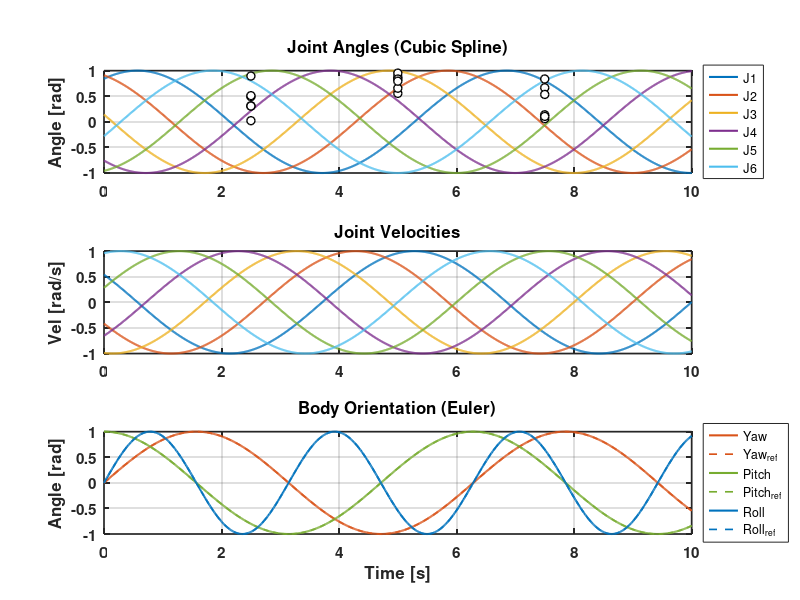

Here is the MATLAB script that generated this plot: (Note: this script raises an error after producing the figure.)
clc; close all; clear;

%% 1. 데이터 로드 (가상 데이터 생성 또는 파일 로드)
% 사용자의 파일이 없으므로, 코드가 작동하도록 임시 데이터를 생성합니다.
% 실제 사용 시에는 아래 'if true' 블록을 제거하고 파일 로드 부분만 남기시면 됩니다.

if exist('q_traj.csv', 'file')
    % 파일이 있을 경우 로드
    q_traj_tbl = readtable('q_traj.csv');
    q_dot_tbl  = readtable('q_dot_traj.csv');
    body_tbl   = readtable('body_orientation.csv');
    if exist('waypoints.csv', 'file')
        wp_tbl = table2array(readtable('waypoints.csv'));
    else
        wp_tbl = rand(1, 18); % 임시
    end
    
    t = q_traj_tbl.t;
    q_mat = q_traj_tbl{:, 2:end};
    qd_mat = q_dot_tbl{:, 2:end};
    
    yaw = body_tbl.yaw; pitch = body_tbl.pitch; roll = body_tbl.roll;
    yaw_tgt = body_tbl.yaw_target; pitch_tgt = body_tbl.pitch_target; roll_tgt = body_tbl.roll_target;
else
    % [테스트용 임시 데이터 생성]
    t = (0:0.01:10)';
    q_mat = sin(t + (1:6)); 
    qd_mat = cos(t + (1:6));
    yaw = sin(t); pitch = cos(t); roll = sin(2*t);
    yaw_tgt = sin(t); pitch_tgt = cos(t); roll_tgt = sin(2*t);
    wp_tbl = rand(1, 18); % 6 joints * 3 waypoints
end

%% 2. 스타일 정의 (논문용 포맷)
% 공통 스타일 변수
line_width_plot = 1.5;    % 데이터 선 두께
line_width_ref  = 1.2;    % 참조/목표값 선 두께
line_width_axis = 1.2;    % 축 선 두께
font_size_title = 14;     % 제목 폰트 크기
font_size_label = 12;     % 축 라벨 폰트 크기
font_size_tick  = 11;     % 눈금 폰트 크기
font_weight     = 'bold'; % 폰트 굵기

% 색상 팔레트 (Joint 6개에 대한 고유 색상 지정)
joint_colors = lines(size(q_mat, 2)); 

%% 3. 그래프 그리기
figure('Position', [100 100 900 800]);

% --- 1) Joint Angles & Waypoints ---
subplot(3,1,1);
hold on;

% (1) 궤적 선 그리기 (루프를 돌며 색상 지정)
for i = 1:size(q_mat, 2)
    plot(t, q_mat(:, i), 'Color', joint_colors(i,:), 'LineWidth', line_width_plot);
end

% (2) 웨이포인트 마커 그리기 (스타일 개선)
% MarkerFaceColor를 'w'(흰색)으로 하여 선 위에서도 잘 보이게 설정
wp_times = [2.5, 5, 7.5]; % 웨이포인트 시간 가정
for k = 1:3 % 웨이포인트 개수 (3개 시점)
    for i = 1:6 % Joint 개수
        wp_idx = (k-1)*6 + i;
        % 범례에 표시되지 않도록 HandleVisibility off
        plot(wp_times(k), wp_tbl(1, wp_idx), 'o', ...
            'Color', 'k', ...              % 테두리 검정
            'MarkerFaceColor', 'w', ...    % 내부 흰색 (가독성 향상)
            'MarkerSize', 6, ...
            'LineWidth', 1, ...
            'HandleVisibility', 'off');
    end
end
hold off;

% 축 및 라벨 설정
title('Joint Angles (Cubic Spline)', 'FontSize', font_size_title, 'FontWeight', font_weight);
ylabel('Angle [rad]', 'FontSize', font_size_label, 'FontWeight', font_weight);
grid on; box on;
xlim([min(t) max(t)]);
set(gca, 'LineWidth', line_width_axis, 'FontSize', font_size_tick, 'FontWeight', font_weight);

% 범례 설정
legend_str = arrayfun(@(i) sprintf('J%d', i), 1:size(q_mat,2), 'UniformOutput', false);
legend(legend_str, 'Location', 'eastoutside', 'FontSize', 9, 'Box', 'on');


% --- 2) Joint Velocities ---
subplot(3,1,2);
hold on;
% 위와 동일한 색상 매칭을 위해 루프 사용
for i = 1:size(qd_mat, 2)
    plot(t, qd_mat(:, i), 'Color', joint_colors(i,:), 'LineWidth', line_width_plot);
end
hold off;

title('Joint Velocities', 'FontSize', font_size_title, 'FontWeight', font_weight);
ylabel('Vel [rad/s]', 'FontSize', font_size_label, 'FontWeight', font_weight);
grid on; box on;
xlim([min(t) max(t)]);
set(gca, 'LineWidth', line_width_axis, 'FontSize', font_size_tick, 'FontWeight', font_weight);
% 속도 그래프는 복잡하므로 범례 생략 (필요시 주석 해제)
% legend(legend_str, 'Location', 'eastoutside', 'FontSize', 9);


% --- 3) Body Orientation (Euler) ---
subplot(3,1,3);
hold on;

% 색상 정의 (RGB) - 원색보다 살짝 톤 다운된 전문적인 색상
c_yaw   = [0.8500 0.3250 0.0980]; % Red계열 (Orange-Red)
c_pitch = [0.4660 0.6740 0.1880]; % Green계열
c_roll  = [0.0000 0.4470 0.7410]; % Blue계열

% 목표 궤적 (점선, 약간 투명하게 혹은 얇게) -> 범례 순서를 위해 먼저 그림
h_tgt(1) = plot(t, yaw_tgt,   '--', 'Color', c_yaw,   'LineWidth', line_width_ref);
h_tgt(2) = plot(t, pitch_tgt, '--', 'Color', c_pitch, 'LineWidth', line_width_ref);
h_tgt(3) = plot(t, roll_tgt,  '--', 'Color', c_roll,  'LineWidth', line_width_ref);

% 실제 궤적 (실선, 두껍게)
h_act(1) = plot(t, yaw,   '-',  'Color', c_yaw,   'LineWidth', line_width_plot);
h_act(2) = plot(t, pitch, '-',  'Color', c_pitch, 'LineWidth', line_width_plot);
h_act(3) = plot(t, roll,  '-',  'Color', c_roll,  'LineWidth', line_width_plot);

hold off;

title('Body Orientation (Euler)', 'FontSize', font_size_title, 'FontWeight', font_weight);
xlabel('Time [s]', 'FontSize', font_size_label, 'FontWeight', font_weight);
ylabel('Angle [rad]', 'FontSize', font_size_label, 'FontWeight', font_weight);
grid on; box on;
xlim([min(t) max(t)]);
set(gca, 'LineWidth', line_width_axis, 'FontSize', font_size_tick, 'FontWeight', font_weight);

% 범례 설정 (순서 재배치: Yaw끼리, Pitch끼리 묶어서 보기 좋게)
legend([h_act(1), h_tgt(1), h_act(2), h_tgt(2), h_act(3), h_tgt(3)], ...
       {'Yaw', 'Yaw_{ref}', 'Pitch', 'Pitch_{ref}', 'Roll', 'Roll_{ref}'}, ...
       'Location', 'eastoutside', 'FontSize', 9, 'NumColumns', 1);

% 전체 레이아웃 조정 (여백 최적화)
sgtitle('Trajectory Tracking Performance', 'FontSize', 16, 'FontWeight', 'bold');